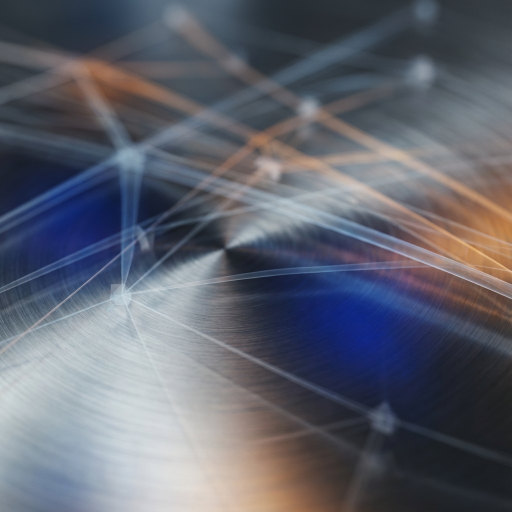
#> input picture assets/hero_background_metallic_1766962233093.png, 1024 x 1024 px, found by its file name (shown at 1/2 size)
$ python test_pure_abstract_v3.py
#> lines starting #> are read from the running program, lines starting #| are printed output that depends on the picture
import math
import numpy as np
import cv2
from PIL import Image, ImageDraw, ImageFont, ImageFilter
import os

W, H = 1920, 1080
OUT_DIR = r"d:\ino website\videos\test_frames"
IMG_DIR = r"d:\ino website\images"
FONT_PATH = r"D:\videos for reels\fonts\Outfit-Variable.ttf"

_FONTS = {}
def get_font(size, bold=True):
    k = (size, bold)
    if k not in _FONTS:
        try:
            _FONTS[k] = ImageFont.truetype(FONT_PATH, size)
        except:
            _FONTS[k] = ImageFont.load_default()
    return _FONTS[k]

def load_img(fn):
    p = os.path.join(IMG_DIR, fn)
    if os.path.exists(p):
        return Image.open(p).convert("RGB")
#> returned value is the input picture: PIL image 1024x1024 RGB; mean R, G, B 96, 99.1, 110.4
    return Image.new("RGB", (W, H), (11, 15, 25))

def cover_crop(im, target_w, target_h):
#> called with target_w = 1967, target_h = 1107
    w, h = im.size
#> w = 1024; h = 1024
    scale = max(target_w / w, target_h / h)
#> scale = 1.92
    nw, nh = int(w * scale), int(h * scale)
#> nw = 1967; nh = 1967
    im_res = im.resize((nw, nh), Image.Resampling.LANCZOS)
    cx, cy = (nw - target_w) // 2, (nh - target_h) // 2
#> cx = 0; cy = 430
    return im_res.crop((cx, cy, cx + target_w, cy + target_h))
#> returned value: PIL image 1967x1107 RGB

IMG_STEEL = load_img("hero_background_metallic_1766962233093.png")

C_CYAN = (0, 210, 255)
C_ACCENT = (255, 117, 24)
C_MINT = (68, 215, 168)
C_GOLD = (255, 200, 80)
C_WHITE = (255, 255, 255)
C_DARK = (8, 11, 17)

# Grid coordinates
y_coords, x_coords = np.ogrid[:H, :W]
cx, cy = W * 0.5, H * 0.5
dist_c = np.sqrt((x_coords - cx)**2 + (y_coords - cy)**2)

# High-contrast glass typography pill (Minimal, elegant, 100% readable)
def draw_luxury_headline(canvas, tag_text, main_text, tag_color=C_CYAN, alpha=255, y_pos=780):
    if alpha <= 0:
        return

    draw = ImageDraw.Draw(canvas, "RGBA")

    f_tag = get_font(16, bold=True)
    f_main = get_font(68, bold=True)

    b_tag = draw.textbbox((0, 0), tag_text, font=f_tag)
    w_tag = b_tag[2] - b_tag[0]

    b_main = draw.textbbox((0, 0), main_text, font=f_main)
    w_main = b_main[2] - b_main[0]

    content_w = max(w_tag, w_main)
    pad_x = 60
    box_w = min(W - 120, content_w + pad_x * 2)
    box_h = 130
    box_x = (W - box_w) // 2
    box_y = y_pos

    a_bg = int(230 * (alpha / 255.0))
    a_border = int(45 * (alpha / 255.0))

    # Ultra-clean dark obsidian glass card
    draw.rounded_rectangle(
        [(box_x, box_y), (box_x + box_w, box_y + box_h)],
        radius=20,
        fill=(8, 11, 17, a_bg),
        outline=(255, 255, 255, a_border),
        width=1
    )

    # Left colored vertical accent pip
    draw.rounded_rectangle(
        [(box_x + 8, box_y + 14), (box_x + 13, box_y + box_h - 14)],
        radius=3,
        fill=tag_color + (alpha,)
    )

    # Tag
    draw.text(((W - w_tag)//2, box_y + 18), tag_text, font=f_tag, fill=tag_color + (int(alpha * 0.95),))

    # Main Headline
    tx = (W - w_main) // 2
    ty = box_y + 44
    draw.text((tx + 1, ty + 1), main_text, font=f_main, fill=(0, 0, 0, int(alpha * 0.8)))
    draw.text((tx, ty), main_text, font=f_main, fill=(255, 255, 255, alpha))

def apply_cinematic_bars(im):
    draw = ImageDraw.Draw(im, "RGBA")
    bar_h = 56
    draw.rectangle([(0, 0), (W, bar_h)], fill=(8, 11, 17, 255))
    draw.rectangle([(0, H - bar_h), (W, H)], fill=(8, 11, 17, 255))
    draw.line([(0, bar_h), (W, bar_h)], fill=(65, 105, 225, 80), width=1)
    draw.line([(0, H - bar_h), (W, H - bar_h)], fill=(65, 105, 225, 80), width=1)
    return im

# Beat 1: Brushed Obsidian Steel + Sweeping Cyan Laser Beam
def render_b1(t):
    p = t / 5.0
    scale = 1.0 + 0.05 * p
    steel_crop = cover_crop(IMG_STEEL, int(W * scale), int(H * scale))
    cw, ch = (steel_crop.width - W)//2, (steel_crop.height - H)//2
#> cw = 23; ch = 13
    base = steel_crop.crop((cw, ch, cw + W, ch + H))
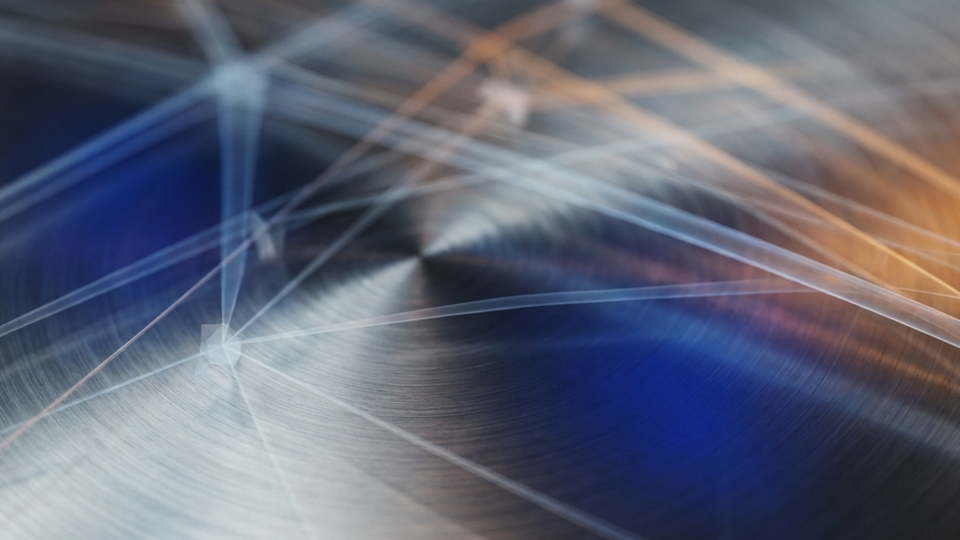
#> base: PIL image 1920x1080 RGB (shown at 1/2 size); mean R, G, B 96, 99.9, 116.6

    arr = np.array(base, dtype=np.float32)
    # Moving diagonal laser beam
    beam_x = -200 + (W + 400) * p
    beam_d = np.abs((x_coords - beam_x) + (y_coords - H*0.5) * 0.35)
    beam_i = np.exp(- (beam_d**2) / (130.0**2))
    arr[:, :, 1] += beam_i * 140.0
    arr[:, :, 2] += beam_i * 240.0
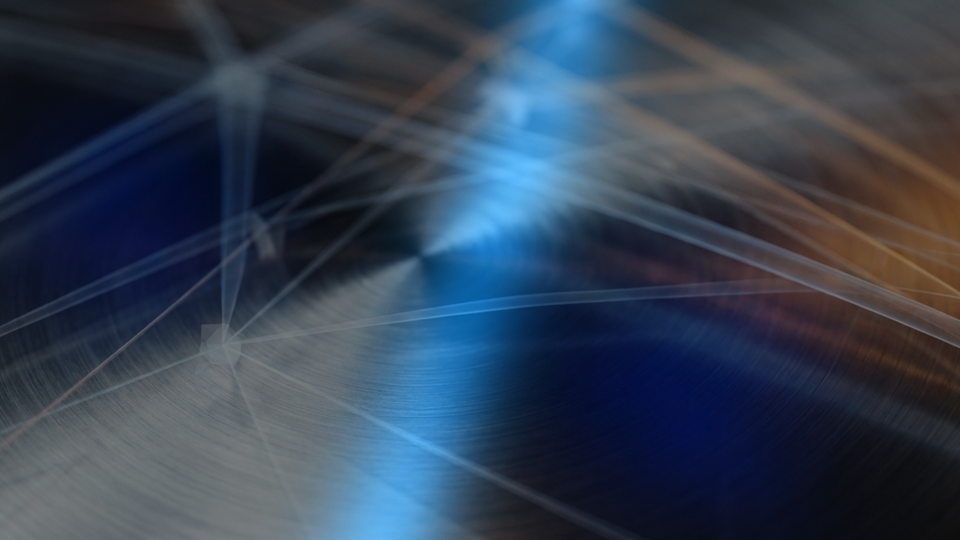
#> arr: shape (1080, 1920, 3) float32 (shown at 1/2 size); mean R, G, B 96.1, 116.5, 145.3; drawn with min black and max white

    # Horizontal streak
    strk_d = np.abs(y_coords - (H * 0.48))
    strk = np.exp(- (strk_d**2) / (12.0**2)) * np.exp(- ((x_coords - beam_x)**2) / (600.0**2))
    arr[:, :, 1] += strk * 180.0
    arr[:, :, 2] += strk * 255.0
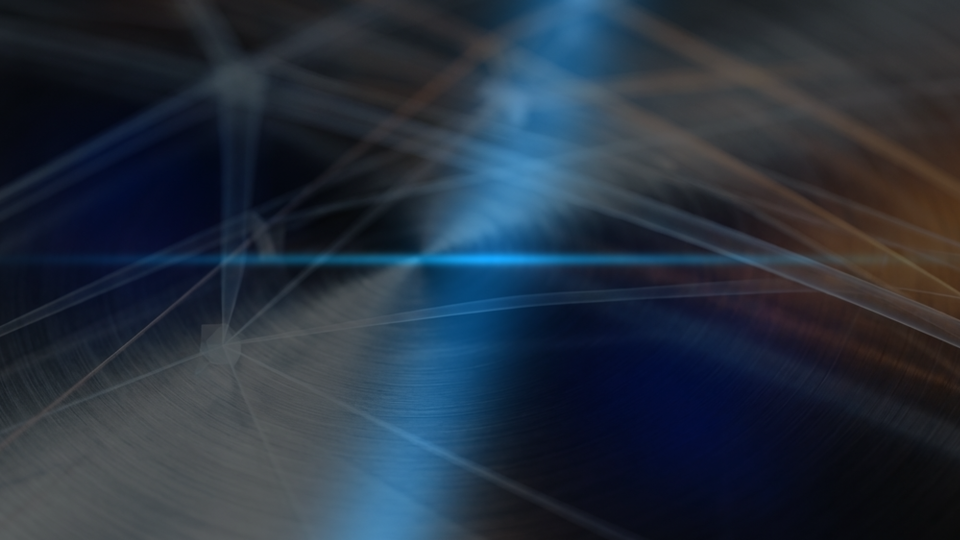
#> arr: shape (1080, 1920, 3) float32 (shown at 1/2 size); mean R, G, B 96.1, 118.4, 148; drawn with min black and max white

    im = Image.fromarray(np.clip(arr, 0, 255).astype(np.uint8))
    im = apply_cinematic_bars(im)
    draw_luxury_headline(im, "01 // ATTENTION", "THEY STOP.", tag_color=C_CYAN, alpha=255)
#> in draw_luxury_headline, `b_tag = draw.textbbox((0, 0), tag_text, font=f_tag)`: b_tag = (0, 3, 131, 16)
#> in draw_luxury_headline, `w_tag = b_tag[2] - b_tag[0]`: w_tag = 131
#> in draw_luxury_headline, `b_main = draw.textbbox((0, 0), main_text, font=f_main)`: b_main = (-1, 13, 389, 65)
#> in draw_luxury_headline, `w_main = b_main[2] - b_main[0]`: w_main = 390
#> in draw_luxury_headline, `box_w = min(W - 120, content_w + pad_x * 2)`: box_w = 510
#> in draw_luxury_headline, `box_x = (W - box_w) // 2`: box_x = 705
#> in draw_luxury_headline, `tx = (W - w_main) // 2`: tx = 765
    return im

# Beat 2: Warm Fluid Dynamic Glow (Amber & Royal Blue Ribbons)
def render_b2(t):
#> called with t = 7.5
    p = (t - 5.0) / 5.0
    arr = np.zeros((H, W, 3), dtype=np.float32)
    # Deep obsidian vignette
    arr[:, :, 0] = 10.0 + 10.0 * (1.0 - np.clip(dist_c / 900.0, 0, 1))
    arr[:, :, 1] = 9.0 + 10.0 * (1.0 - np.clip(dist_c / 900.0, 0, 1))
    arr[:, :, 2] = 20.0 + 25.0 * (1.0 - np.clip(dist_c / 900.0, 0, 1))

    # Swirling fluid ribbons
    ang = p * math.pi * 2.0
    gx = cx + math.cos(ang) * 240
    gy = cy + math.sin(ang * 1.3) * 140
    bx = cx + math.cos(ang + math.pi) * 240
    by = cy + math.sin((ang + math.pi) * 1.3) * 140

    dg = np.sqrt((x_coords - gx)**2 + (y_coords - gy)**2)
    db = np.sqrt((x_coords - bx)**2 + (y_coords - by)**2)

    # Amber fluid
    arr[:, :, 0] += np.exp(- (dg**2) / (200.0**2)) * 255.0
    arr[:, :, 1] += np.exp(- (dg**2) / (200.0**2)) * 135.0
    arr[:, :, 2] += np.exp(- (dg**2) / (200.0**2)) * 20.0

    # Royal blue fluid
    arr[:, :, 0] += np.exp(- (db**2) / (200.0**2)) * 40.0
    arr[:, :, 1] += np.exp(- (db**2) / (200.0**2)) * 120.0
    arr[:, :, 2] += np.exp(- (db**2) / (200.0**2)) * 255.0

    # Golden heart core
    arr[:, :, 0] += np.exp(- (dist_c**2) / (160.0**2)) * 220.0
    arr[:, :, 1] += np.exp(- (dist_c**2) / (160.0**2)) * 160.0
    arr[:, :, 2] += np.exp(- (dist_c**2) / (160.0**2)) * 90.0

    # Floating bokeh specs
    for i in range(16):
        px = cx + math.sin(p * 2.5 + i * 1.5) * 420
        py = cy + math.cos(p * 2.0 + i * 2.1) * 240
        d_p = np.sqrt((x_coords - px)**2 + (y_coords - py)**2)
        bglow = np.exp(- (d_p**2) / (35.0**2))
        arr[:, :, 0] += bglow * (230 if i % 2 == 0 else 50)
        arr[:, :, 1] += bglow * (140 if i % 2 == 0 else 130)
        arr[:, :, 2] += bglow * (30 if i % 2 == 0 else 240)

    im = Image.fromarray(np.clip(arr, 0, 255).astype(np.uint8))
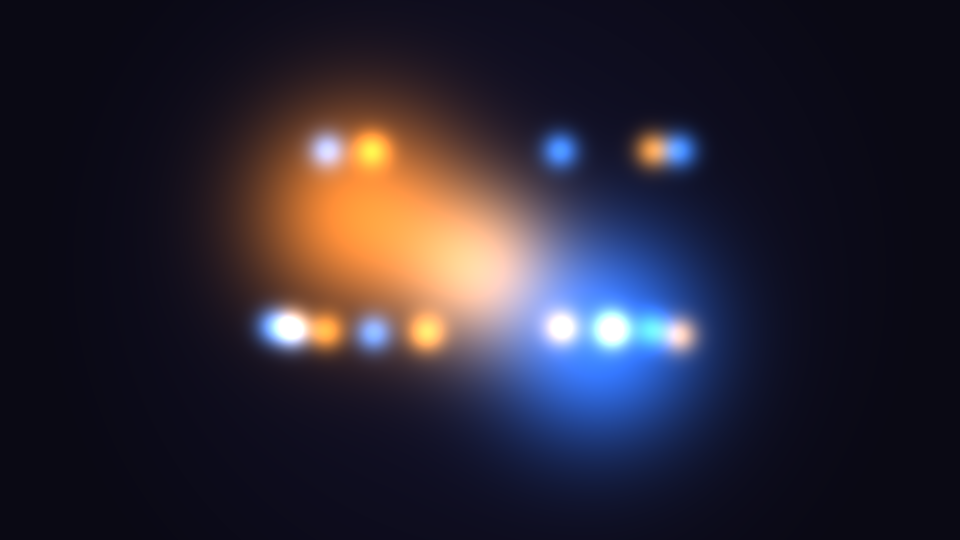
#> im: PIL image 1920x1080 RGB (shown at 1/2 size); mean R, G, B 42.8, 37.6, 51.4
    im = apply_cinematic_bars(im)
    draw_luxury_headline(im, "02 // EMOTION", "THEY FEEL.", tag_color=C_ACCENT, alpha=255)
    return im

# Beat 3: Refractive Geometric Crystal Prism (Mint & Cyan Caustic Laser Rays)
def render_b3(t):
#> called with t = 12.5
    p = (t - 10.0) / 5.0
    arr = np.zeros((H, W, 3), dtype=np.float32)
    arr[:, :, 0] = 7.0
    arr[:, :, 1] = 14.0
    arr[:, :, 2] = 22.0

    rot = p * 0.7
    for k in range(6):
        ang = rot + k * (math.pi / 3.0)
        dx, dy = math.cos(ang), math.sin(ang)
        proj = (x_coords - cx) * dx + (y_coords - cy) * dy
        perp = np.abs(- (x_coords - cx) * dy + (y_coords - cy) * dx)
        mask = (proj > 0)
        ray = np.exp(- (perp**2) / (15.0**2)) * np.exp(- proj / 650.0) * mask
        col = C_MINT if k % 2 == 0 else C_CYAN
        arr[:, :, 0] += ray * col[0]
        arr[:, :, 1] += ray * col[1]
        arr[:, :, 2] += ray * col[2]

    # Central crystal facet glow
    arr[:, :, 0] += np.exp(- (dist_c**2) / (130.0**2)) * 100.0
    arr[:, :, 1] += np.exp(- (dist_c**2) / (130.0**2)) * 255.0
    arr[:, :, 2] += np.exp(- (dist_c**2) / (130.0**2)) * 220.0

    im = Image.fromarray(np.clip(arr, 0, 255).astype(np.uint8))
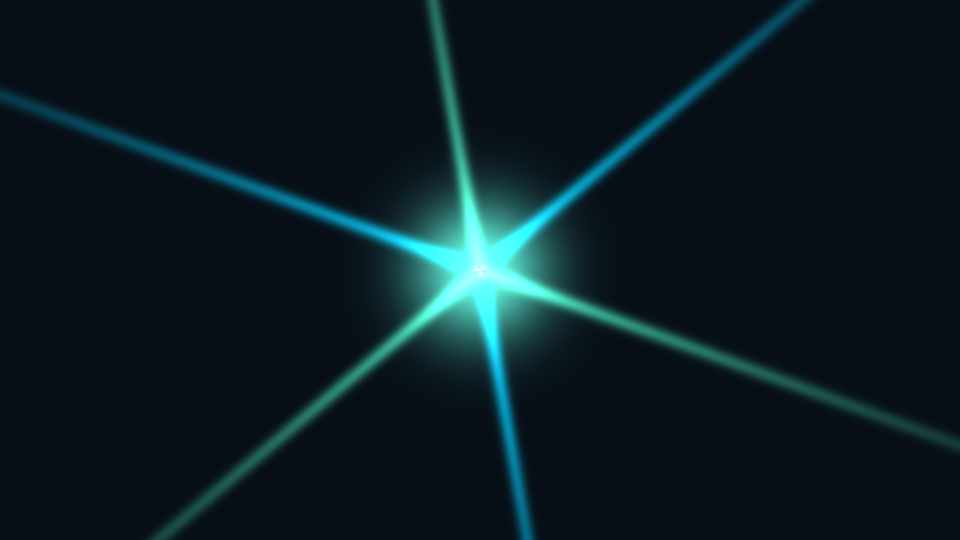
#> im: PIL image 1920x1080 RGB (shown at 1/2 size); mean R, G, B 10.6, 26.6, 33.8
    im = apply_cinematic_bars(im)
    draw_luxury_headline(im, "03 // CERTAINTY", "THEY BELIEVE.", tag_color=C_MINT, alpha=255)
    return im

# Beat 4: Radiant Golden Expansion & Seamless Loop
def render_b4(t):
#> called with t = 17
    p = (t - 15.0) / 5.0
    arr = np.zeros((H, W, 3), dtype=np.float32)
    arr[:, :, 0] = 10.0
    arr[:, :, 1] = 12.0
    arr[:, :, 2] = 24.0

    for r in range(3):
        rad = ((p * 1.4 + r * 0.33) % 1.4) * (W * 0.55)
        d_ring = np.abs(dist_c - rad)
        i_ring = np.exp(- (d_ring**2) / (32.0**2)) * (1.0 - (rad / (W * 0.6)))
        arr[:, :, 0] += i_ring * 255.0
        arr[:, :, 1] += i_ring * 190.0
        arr[:, :, 2] += i_ring * 70.0

    arr[:, :, 0] += np.exp(- (dist_c**2) / (220.0**2)) * 220.0
    arr[:, :, 1] += np.exp(- (dist_c**2) / (220.0**2)) * 190.0
    arr[:, :, 2] += np.exp(- (dist_c**2) / (220.0**2)) * 255.0

    im = Image.fromarray(np.clip(arr, 0, 255).astype(np.uint8))
    im = apply_cinematic_bars(im)
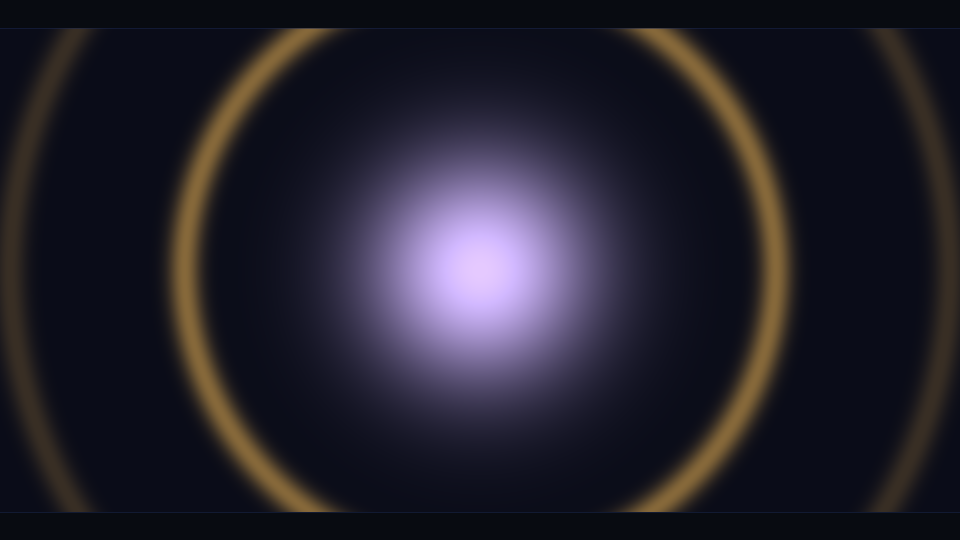
#> im: PIL image 1920x1080 RGB (shown at 1/2 size); mean R, G, B 35.8, 33.1, 44.4
    draw_luxury_headline(im, "04 // ACTION", "THEY CHOOSE YOU.", tag_color=C_GOLD, alpha=255)
    return im

f1 = render_b1(2.5)
f2 = render_b2(7.5)
f3 = render_b3(12.5)
f4 = render_b4(17.0)

sheet = Image.new("RGB", (1920, 1080), (8, 11, 17))
tw, th = 880, 495
sheet.paste(f1.resize((tw, th)), (50, 30))
sheet.paste(f2.resize((tw, th)), (990, 30))
sheet.paste(f3.resize((tw, th)), (50, 555))
sheet.paste(f4.resize((tw, th)), (990, 555))
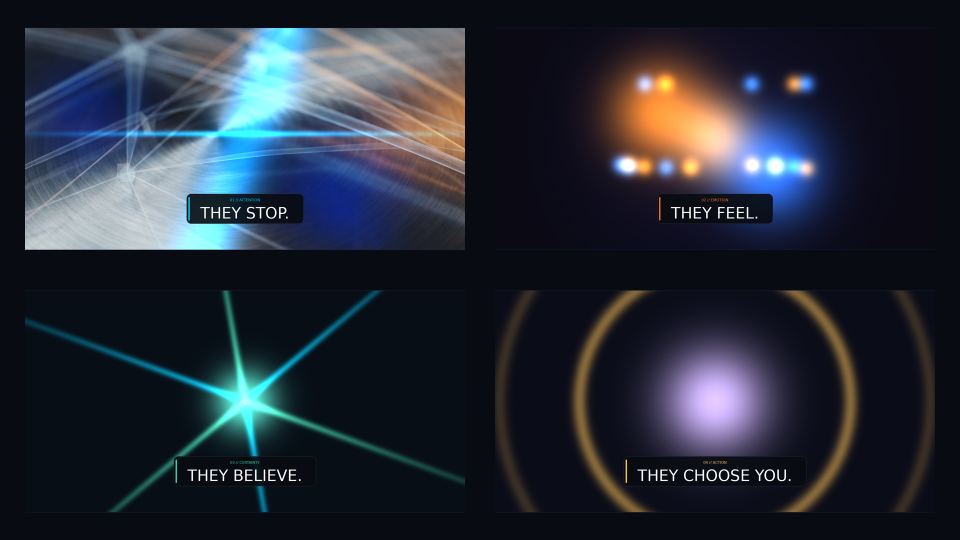
#> sheet: PIL image 1920x1080 RGB (shown at 1/2 size); mean R, G, B 38.1, 44, 55.6
sheet.save(os.path.join(OUT_DIR, "v3_contact.jpg"), quality=95)
print("V3 contact sheet created.")
